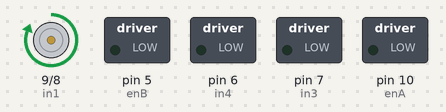
The sketch below on a simulated Arduino Uno, built with avr-gcc and run on an emulated ATmega328P. Parts: motor-driver pin pairs drawn as motors (green arrow = first pin HIGH = forward, orange = second pin HIGH = backward, longer = more drive), switched loads named in the sketch (green lamp = pin HIGH).

Above: at 2.5 s.
At 8.0 s:
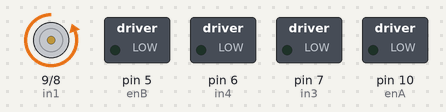
Timing chart, 0 to 14.3 s (numbered marks = the images above):
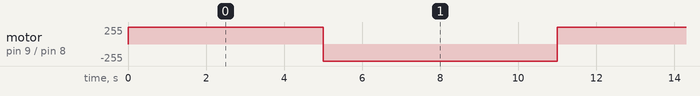

Measured:
- by itself, motor on pin 9 (in1) / pin 8 (in2): alternates forward 255/255 for 5.0 s and backward 255/255 for 6.0 s

The sketch:

H-Bridge_Test.ino
```cpp
// connect motor controller pins to Arduino digital pins
// motor one
int enA = 10;
int in1 = 9;
int in2 = 8;
// motor two
int enB = 5;
int in3 = 7;
int in4 = 6;
void setup()
{
  // set all the motor control pins to outputs
  pinMode(enA, OUTPUT);
  pinMode(enB, OUTPUT);
  pinMode(in1, OUTPUT);
  pinMode(in2, OUTPUT);
  pinMode(in3, OUTPUT);
  pinMode(in4, OUTPUT);
}

void demoOne()
{
  digitalWrite(in1, HIGH);
  digitalWrite(in2, LOW);
  delay(5000);
  digitalWrite(in1, LOW);
  digitalWrite(in2, HIGH);
  delay(5000);
}
//void demoOne()
//{
//  // this function will run the motors in both directions at a fixed speed
//  // turn on motor A
//  digitalWrite(in1, HIGH);
//  digitalWrite(in2, LOW);
//  // set speed to 200 out of possible range 0~255
//  analogWrite(enA, 200);
//  // turn on motor B
//  digitalWrite(in3, HIGH);
//  digitalWrite(in4, LOW);
//  // set speed to 200 out of possible range 0~255
//  analogWrite(enB, 200);
//  delay(2000);
//  // now change motor directions
//  digitalWrite(in1, LOW);
//  digitalWrite(in2, HIGH);
//  digitalWrite(in3, LOW);
//  digitalWrite(in4, HIGH);
//  delay(2000);
//  // now turn off motors
//  digitalWrite(in1, LOW);
//  digitalWrite(in2, LOW);
//  digitalWrite(in3, LOW);
//  digitalWrite(in4, LOW);
//}
//void demoTwo()
//{
//  // this function will run the motors across the range of possible speeds
//  // note that maximum speed is determined by the motor itself and the operating voltage
//  // the PWM values sent by analogWrite() are fractions of the maximum speed possible
//  // by your hardware
//  // turn on motors
//  digitalWrite(in1, LOW);
//  digitalWrite(in2, HIGH);
//  digitalWrite(in3, LOW);
//  digitalWrite(in4, HIGH);
//  // accelerate from zero to maximum speed
//  for (int i = 0; i < 256; i++)
//  {
//    analogWrite(enA, i);
//    analogWrite(enB, i);
//    delay(20);
//  }
//  // decelerate from maximum speed to zero
//  for (int i = 255; i >= 0; --i)
//  {
//    analogWrite(enA, i);
//    analogWrite(enB, i);
//    delay(20);
//  }
//  // now turn off motors
//  digitalWrite(in1, LOW);
//  digitalWrite(in2, LOW);
//  digitalWrite(in3, LOW);
//  digitalWrite(in4, LOW);
//}
void loop()
{
  demoOne();
  delay(1000);
  //demoTwo();
  //delay(1000);
}
```
